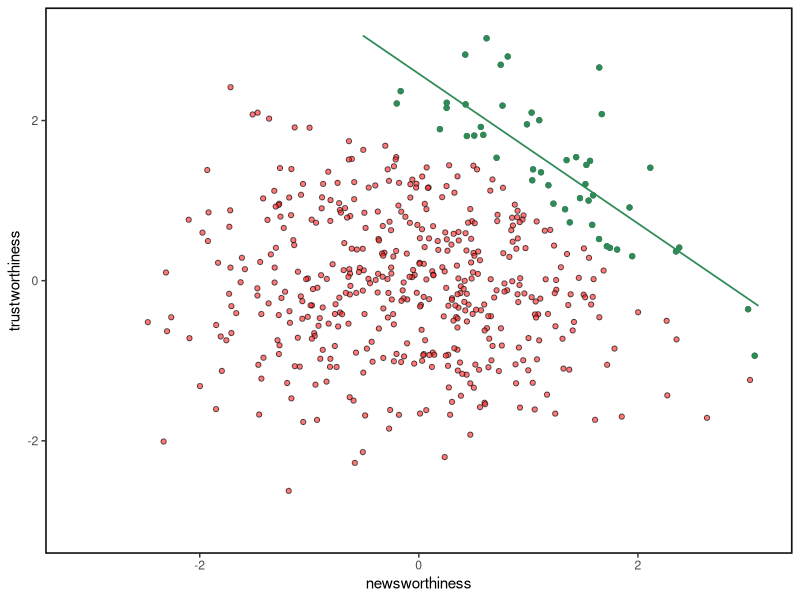
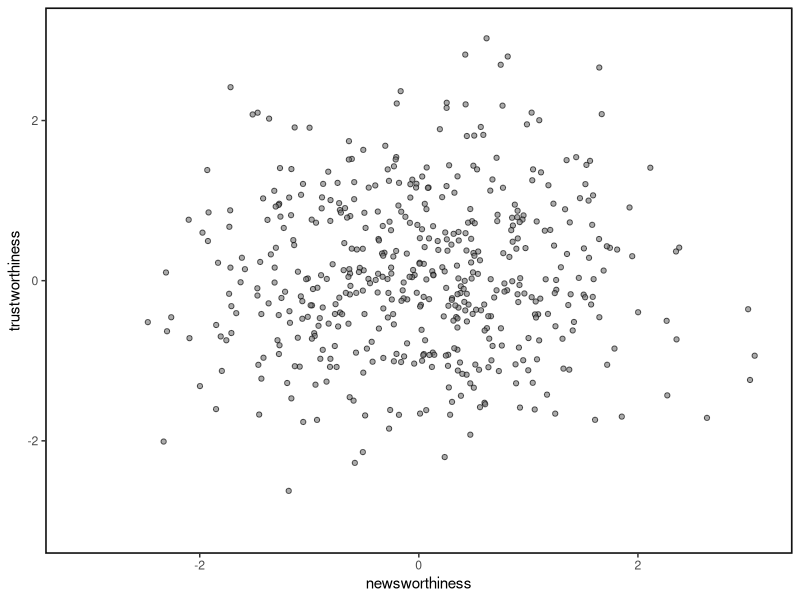

These charts were generated, in order, by the following R code:
# Selection bottlenecks lead to the promotion of less trustworthy science
# Coded by Paul Smaldino in 2021
# Modeling Social Behavior

# A simple model to show selection distortion.

# MODEL DESCRIPTION
# 1. Generate dataset of M papers, with normally distributed trustworthiness (T) and newsworthiness (W)
# 2. Show no correlation in pre-selection sample
# 3. Rank papers by sum of T + W. Select top 10% for publication
# 4. Show correlation in post-selection sample. 

#import libraries
library(ggplot2)
library (cowplot)
library(dplyr)

rm(list = ls()) 
M <- 500 #number of papers
M_top <- round(M/10) #number of selected papers

df <- data.frame("news" = rnorm(M, 0, 1), 
                 "trust" = rnorm(M, 0, 1))

#select on score
df$score <- df$news + df$trust
df <- df[order(df$score, decreasing = TRUE),]
df$selected <- rep(0, M)
df$selected[1:M_top] <- 1

#dataframe of just selected values
df.selected <- df[which(df$selected == 1),] 
cor.selected <- cor(df.selected$news, df.selected$trust) #correlation coefficient
cor.all <- cor(df$news, df$trust) #correlation coefficient

#plot of rejected and accepted papers
ggplot() +
  geom_point(data=df, aes(x=news, y=trust), size = 1.45, alpha = 0.65, shape = 21, color = "black", fill = "firebrick1") +
  geom_point(data=df.selected, aes(x=news, y=trust), size = 1.46, alpha = 1, shape = 19, color = "seagreen4") +
  geom_smooth(data=df.selected, aes(x=news, y=trust), method='lm', se = FALSE, fullrange = TRUE, color = "seagreen4", size = .6) + 
  scale_x_continuous(limits=c(-3.1, 3.1), breaks = c(-2, 0,  2)) +
  scale_y_continuous(limits=c(-3.1, 3.1), breaks = c(-2, 0,  2)) +
  labs(x = "newsworthiness", y="trustworthiness") + 
  theme_bw() +
  theme(panel.grid.major = element_blank(), 
        panel.grid.minor = element_blank(),
        panel.background = element_rect(colour = "black", size=1))
#3.44 x 3.52 inches

#plot of all papers
ggplot() +
  geom_point(data=df, aes(x=news, y=trust), size = 1.45, alpha = 0.65, shape = 21, color = "black", fill = "gray50") +
  #geom_smooth(data=df, aes(x=news, y=trust), method='lm', se = FALSE, fullrange = TRUE, color = "gray40", size = .6) + 
  scale_x_continuous(limits=c(-3.1, 3.1), breaks = c(-2, 0,  2)) +
  scale_y_continuous(limits=c(-3.1, 3.1), breaks = c(-2, 0,  2)) +
  labs(x = "newsworthiness", y="trustworthiness") + 
  theme_bw() +
  theme(panel.grid.major = element_blank(), 
        panel.grid.minor = element_blank(),
        panel.background = element_rect(colour = "black", size=1))
#3.44 x 3.52 inches




